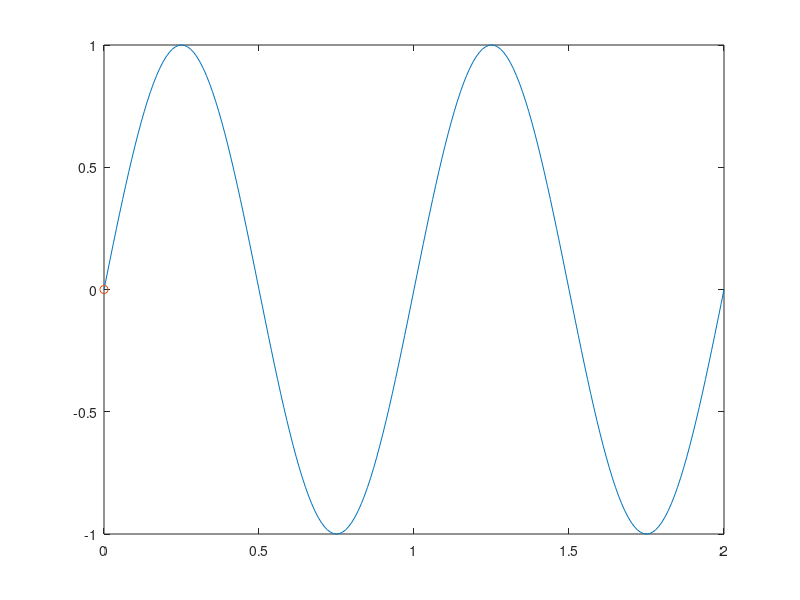

Here is the MATLAB script that generated this plot: (Note: this script raises an error after producing the figure.)
% sin波の例(更新)
clear
close all
clc

f = 1;  % [Hz]
dt = 0.01;  %[s]
tEnd = 2;

t = 0:dt:tEnd;
y = sin(2*pi*f*t);

%% アニメーション
nTimes = length(t);

figure;
plot(t,y);  % 線
hold on
p = plot(t(1), y(1), 'o');  % マーカー, t=t(1)

tic
for iTime = 2:nTimes
    p.XData = t(iTime);
    p.YData = y(iTime);
    drawnow;
end
toc